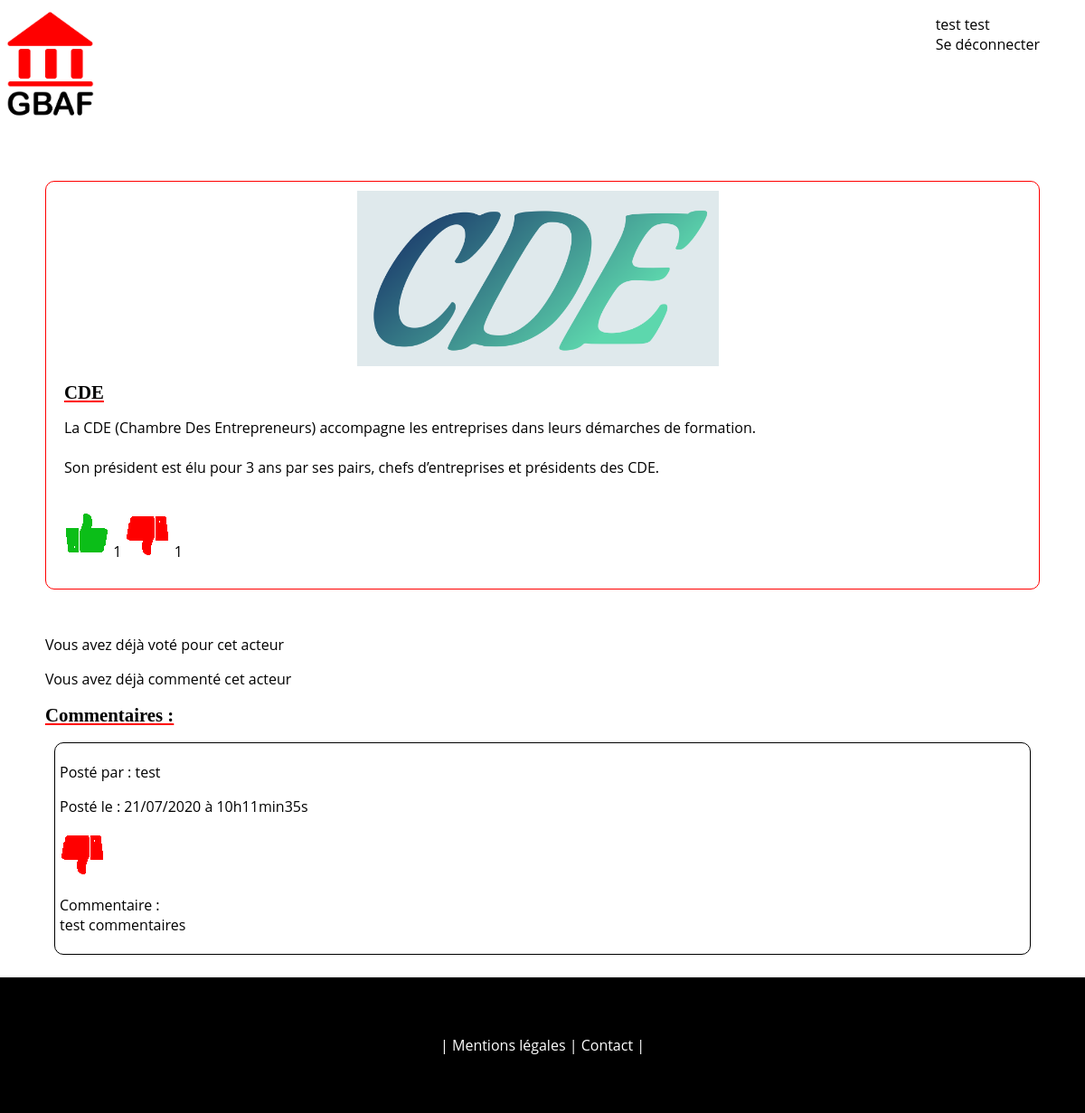
The page /actor.php?actor_id=4 (signed in) on the database its author committed.
### tables this page shows
CREATE TABLE `actor` (
  `id` int(11) NOT NULL,
  `name` varchar(45) NOT NULL,
  `description` text NOT NULL,
  `filename` varchar(45) NOT NULL
);

CREATE TABLE `comment` (
  `id` int(11) NOT NULL,
  `comment` mediumtext NOT NULL,
  `created_at` datetime NOT NULL,
  `actor_id` int(11) NOT NULL,
  `user_id` int(11) NOT NULL
);

CREATE TABLE `user` (
  `id` int(11) NOT NULL,
  `lastname` varchar(45) NOT NULL,
  `firstname` varchar(45) NOT NULL,
  `username` varchar(45) NOT NULL,
  `password` varchar(70) NOT NULL,
  `question` varchar(255) NOT NULL,
  `answer` varchar(45) NOT NULL
);

### functions/functionsql.php (called while the page is built, shortened)
<?php
require 'db/connection.php';
function getActor($idActor)
{
    global $bdd;
    $req = $bdd->prepare('SELECT * FROM actor WHERE id = ?');
    $req->execute([$idActor]);
    $actor = $req->fetch();
    return $actor;
}
function getComment($actor_id)
{
    global $bdd;
    $listComment = $bdd->prepare('SELECT comment.comment, DATE_FORMAT(created_at, \'%d/%m/%Y à %Hh%imin%ss\') AS created_at_fr, user.firstname, user.id FROM comment
        LEFT JOIN user ON comment.user_id = user.id
        WHERE comment.actor_id = ? ORDER BY comment.created_at DESC');
    $listComment->execute([$actor_id]);
    return $listComment;
}
function getVoteByActor($îd_actor)
{
    global $bdd;
    $listVotes = $bdd->prepare('SELECT * FROM vote WHERE actor_id= ?');
    $listVotes->execute([$îd_actor]);
    return $listVotes;
}
function getLikeByActor($actor_id)
{
    global $bdd;
    $req = $bdd->prepare('SELECT COUNT(vote.vote) AS nb_vote FROM vote WHERE actor_id = ? AND vote = 1');
    $req->execute([$actor_id]);
    $like = $req->fetch();
    return $like;
}
function getDislikeByActor($actor_id)
{
    global $bdd;
    $req = $bdd->prepare('SELECT COUNT(vote.vote) AS nb_vote FROM vote WHERE actor_id = ? AND vote = 0');
    $req->execute([$actor_id]);
    $dislike = $req->fetch();
    return $dislike;
}

### actor.php (the view, shortened to what this page needs)
<?php
require('functions/functionsql.php');
$user = getUser($_SESSION['username']);
$commentExist = getCommentExist($_GET['actor_id'],$user['id']);
$voteExist = getVoteExist($_GET['actor_id'],$user['id']);
$actor = getActor($_GET['actor_id']);
$like = getLikeByActor($_GET['actor_id']);
$dislike = getDislikeByActor($_GET['actor_id']);
$listComment = getComment($_GET['actor_id']);
$comments = $listComment->fetchAll();
$listVotes = getVoteByActor($_GET['actor_id']);
$votes = $listVotes->fetchAll();
$votesByActor = [];
foreach ($votes as $vote) {
    $votesByActor += [$vote['user_id'] => $vote['vote']];
}
include("includes/header.php");
?>
        <main>
            <section id="presentation_acteur">
                <div class="logo_page_acteur">
                    <img src="<?= 'img' . DIRECTORY_SEPARATOR . $actor['filename']; ?>" alt="logo de l'acteur"/>
                </div>
                <div class="description_page_acteur">
                    <h2><?= $actor['name']; ?></h2>
                    <p><?= $actor['description']; ?></p>
                </div>
                <div class="like">
                    <img src="img/like.png" alt="like" />  <?= $like['nb_vote']; ?></span>
                    <img src="img/dislike.png" alt="dislike" /> <?= $dislike['nb_vote']; ?></span>
                </div>
            </section>
            <section id="sectionComment">
                <?php if (empty($voteExist)) { ?>
                    <div class="buttonLike">
                        <form method="post">
                            <input type="hidden" name="actor_post" value="vote" />
                            <input type="hidden" name="idActor" value="<?= $_GET['actor_id'] ?>" />
                            <button type="submit" name="up"><img src="img/like.png" alt="like" /> </button>
                            <button type="submit" name="down"><img src="img/dislike.png" alt="dislike" /></button>
                        </form>
                    </div>
                <?php } else { ?>
                    <div class="newComment">
                        <p>Vous avez déjà voté pour cet acteur</p>
                    </div>
                <?php }
                if (empty($commentExist)) { ?>
                    <div class="newComment">
                        <h3>Mon commentaire</h3>
                        <div class="form_newComment">
                            <div>
                                <form method="post">
                                    <input type="hidden" name="actor_post" value="comment" />
                                    <input type="hidden" name="idActor" value="<?= $_GET['actor_id'] ?>" />
                                    <p><textarea name="comment" rows="4" cols="100" placeholder="Votre commentaire"><?= isset($comment) ? $comment : '' ?></textarea></p>
                                    <p class="error"><?= isset($errorComment) ? $errorComment : '' ?></p>
                                    <input type="submit" value="Envoyer" />
                                </form>
                            </div>
                        </div>
                    </div>
                <?php } else { ?>
                    <div class="newComment">
                        <p> Vous avez déjà commenté cet acteur </p>
                    </div>
                <?php }?>
                <div>
                    <h2>Commentaires :</h2>
                    <?php foreach ($comments AS $comment) : ?>
                    <div class="commentaires">
                        <div class="head_comment">
                            <div>
                                <p class="firstname">Posté par : <?= $comment['firstname'] ?></p>
                                <p class="created_at">Posté le : <?= $comment['created_at_fr'] ?></p>
                            </div>
                            <?php if ($votesByActor[$comment['id']] === '1') : ?>
                                <p><img src="img/like.png" alt="like" /></p>
                            <?php elseif ($votesByActor[$comment['id']] === '0') : ?>
                                <p><img src="img/dislike.png" alt="dislike" /></p>
                            <?php endif; ?>
                        </div>
                        <p class="comment">Commentaire : <br/><?= $comment['comment']; ?></p>
                    </div>
                <?php endforeach; ?>
                </div>
            </section>
        </main>
    <?php include("includes/footer.php");

### style.css (style rules this page uses)
main { height: 100%; width: 100%; padding-bottom: 15px; margin: 0; }
section { margin: 50px 50px 10px 50px; }
h1, h2, h3 { font-family: 'Martel', serif; text-decoration: underline; text-decoration-color: red; }
h2 { font-size: 1.3em; }
#presentation_acteur { padding: 10px 30px 30px 20px; background-color: white; border: solid 1px red; border-radius: 10px; }
.logo_page_acteur { display: flex; justify-content: center; }
.logo_page_acteur img { width: 60%; max-width: 400px; }
.description_page_acteur h2 { margin-bottom: 0; }
.commentaires { border: 1px solid black; padding :5px; margin : 10px; border-radius: 10px; }

### rows shown on the page
actor: filename (picture), name "CDE", description "La CDE (Chambre Des Entrepreneurs) accompagne les entreprises dans leurs démarches de formation. Son président est élu pour 3 ans par ses pairs, chefs d’entreprises et présidents des CDE."
comment: user.firstname "test", created_at_fr "21/07/2020 à 10h11min35s", comment "test commentaires"

### other values the page prints
$_SESSION['firstname'] "test"
$_SESSION['lastname'] "test"
$like['nb_vote'] "1"
$dislike['nb_vote'] "1"
